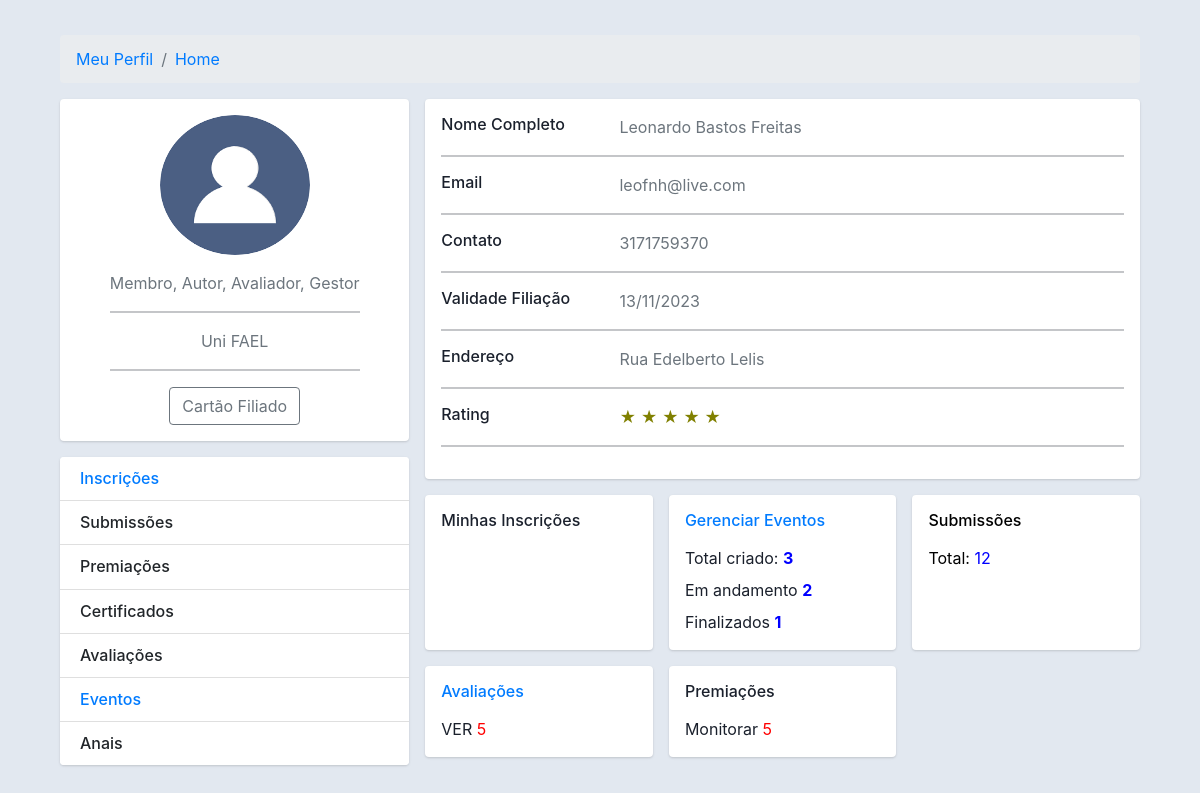
/home/?id=home (signed in), run on an earlier commit of the app's database.
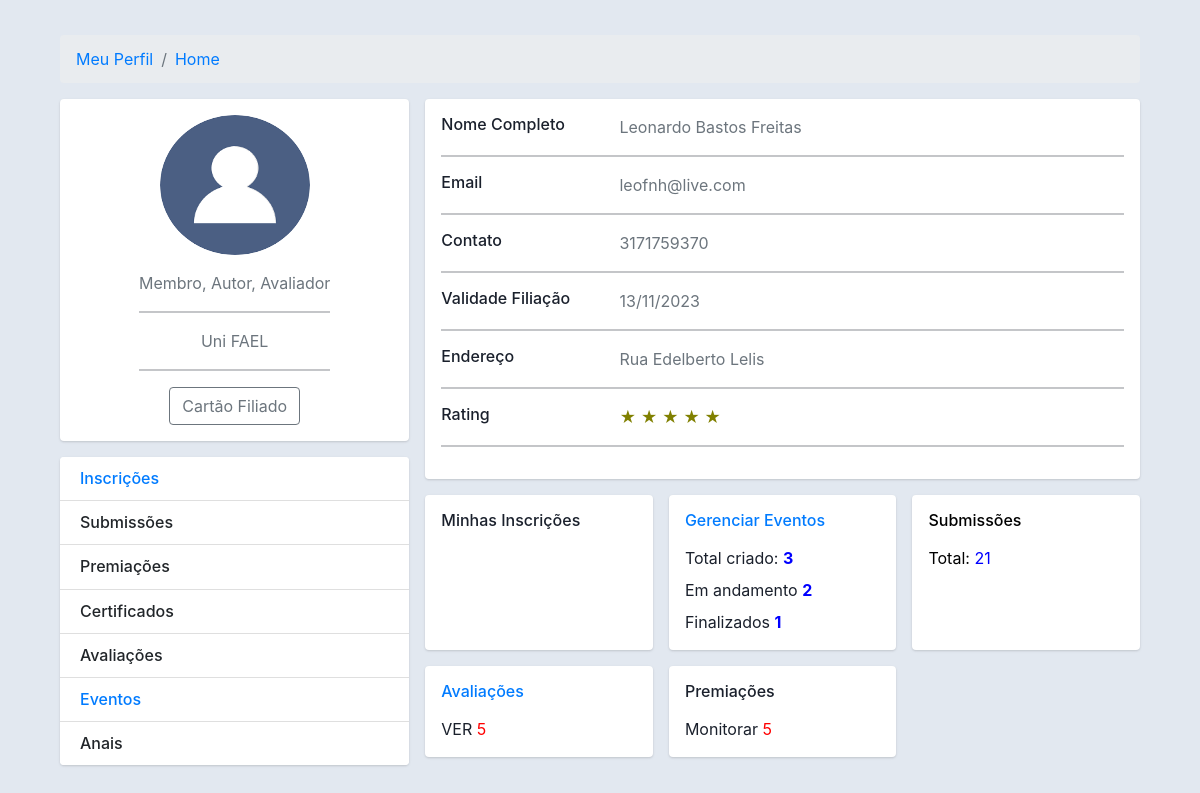
And on a later commit of the database.
### core/models.py (models this page shows)
class Usuariocd(models.Model):
    cpf = models.CharField(max_length=11)
    nome = models.CharField(max_length=300)
    cep = models.CharField(max_length=8)
    nascimento = models.DateField()
    email = models.EmailField()
    endereco = models.CharField(max_length=500)
    cidade = models.CharField(max_length=150)
    bairro = models.CharField(max_length=150)
    pais = models.CharField(max_length=150)
    instituicao = models.CharField(max_length=150)
    cmp = models.CharField(max_length=3)
    categ = models.CharField(max_length=150)
    cinfo = models.CharField(max_length=3)
    gestor_plataforma = models.CharField(max_length=3)
    autor = models.CharField(max_length=3)
    avaliador = models.CharField(max_length=3)
    lider = models.CharField(max_length=3)
    id_usuario = models.BigIntegerField()
    contato = models.BigIntegerField(null=True)
    perfil = models.FileField(upload_to='')

### core/views.py (the view)
# urls.py: path('home/', views.home),
@login_required(login_url='/login/')
def home(request):
    id = request.GET.get('id')
    if id is None: return redirect('/home/?id=home')
    meuid = User.objects.filter(username=request.user)
    for m in meuid:
        mid = m.id
    usuarios = Usuariocd.objects.filter(id_usuario=mid)
    eventos = Evento.objects.all()
    total_eventos = Evento.objects.all().aggregate(sum_total=Count('id'))
    total_eventos_andamento = Evento.objects.filter(status='andamento').aggregate(sum_total=Count('id'))
    total_eventos_finalizado = Evento.objects.filter(status='finalizado').aggregate(sum_total=Count('id'))
    total_submissao = Submissao.objects.filter(status='avaliacao').aggregate(sum_total=Count('id'))
    tainscrito = Inscritos.objects.filter(cpf=mid)
    evento_inscrito = Evento.objects.filter(status='andamento')
    dados = {'usuarios':usuarios,
             'id':id,
             'eventos':eventos,
             'total_eventos':total_eventos,
             'total_eventos_andamento':total_eventos_andamento,
             'total_eventos_finalizado':total_eventos_finalizado,
             'evento_inscrito':evento_inscrito,
             'tainscrito':tainscrito,
             'total_submissao':total_submissao
             }
    return render(request, 'inicial.html', dados)

### templates/inicial.html (shortened to what the changed rows need)
{% load static %}
<!DOCTYPE html>
<html lang="en">
<head>
    <link href={% static "css/styles.css" %} rel="stylesheet" />
    <link href="https://cdn.jsdelivr.net/npm/simple-datatables@latest/dist/style.css" rel="stylesheet" />
    <link href={% static "css/styles.css" %} rel="stylesheet" />
    {% include 'header.html' %}
</head>
<body>
{% if id == 'home' %}
              {% include 'capa.html' %}
            <div class="col-md-8">
              <div class="card mb-3">
                <div class="card-body">
                  <div class="row">
                    <div class="col-sm-3">
                      <h6 class="mb-0">Nome Completo</h6>
                    {% for usuarios in usuarios %}
                    </div>
                    <div class="col-sm-9 text-secondary">
                      {{usuarios.nome}}
                    </div>
                  </div>
                  <hr>
                  <div class="row">
                    <div class="col-sm-3">
                      <h6 class="mb-0">Email</h6>
                    </div>
                    <div class="col-sm-9 text-secondary">
                      {{usuarios.email}}
                    </div>
                  </div>
                  <hr>
                  <div class="row">
                    <div class="col-sm-3">
                      <h6 class="mb-0">Contato</h6>
                    </div>
                    <div class="col-sm-9 text-secondary">
                      {{usuarios.contato}}
                    </div>
                  </div>
                  <hr>
                  <div class="row">
                    <div class="col-sm-3">
                      <h6 class="mb-0">Validade Filiação</h6>
                    </div>
                    <div class="col-sm-9 text-secondary">
                      13/11/2023
                    </div>
                  </div>
                  <hr>
                  <div class="row">
                    <div class="col-sm-3">
                      <h6 class="mb-0">Endereço</h6>
                    </div>
                    <div class="col-sm-9 text-secondary">
                      {{usuarios.endereco}}
                    </div>
                  </div>
                  {% endfor %}
                   <hr>
                  <div class="row">
                    <div class="col-sm-3">
                      <h6 class="mb-0">Rating</h6>
                    </div>
                    <div class="col-sm-9 text-secondary">
                     <font  style="color:#808000;">&#9733;	&#9733;	&#9733;	&#9733;	&#9733;</font>
                     </div>
                  </div>
                    <hr>
                </div>
              </div>
              <div class="row gutters-sm">
                <div class="col-sm-4 mb-3">
                  <div class="card h-100">
                    <div class="card-body">
                      <h6 class="d-flex align-items-center mb-3">
                          Minhas Inscrições
                      </h6>
                    </div>
                  </div>
                </div>
                <div class="col-sm-4 mb-3">
                  <div class="card h-100">
                    <div class="card-body">
                     <a href="/gerenciarevento/" style="text-decoration:none;">
                         <h6 class="d-flex align-items-center mb-3">
                             Gerenciar Eventos
                         </h6>
                     </a>
                      <div class="mt-2 align-items-center">
                        Total criado: <font color="blue"><b>{{total_eventos.sum_total}}</b></font>
                      </div>
                      <div class="mt-2">
                        Em andamento <font color="blue"><b>{{total_eventos_andamento.sum_total}}</b></font>
                      </div>
                      <div class="mt-2">
                        Finalizados <font color="blue"><b>{{total_eventos_finalizado.sum_total}}</b></font>
                      </div>
                    </div>
                  </div>
                </div>
                <div class="col-sm-4 mb-3">
                  <div class="card h-100">
                    <div class="card-body">
                      <h6
                              class="d-flex align-items-center mb-3">
                          <a href="/submetidos/"
                          style="text-decoration:none;color:black;">
                          Submissões
                          </a>
                      </h6>
                      <div class="mt-2">
                        <div style="color:blue;"><font color="black">Total:</font> {{total_submissao.sum_total}}</div>
                      </div>
                    </div>
                  </div>
                </div>
                <div class="col-sm-4 mb-3">
                  <div class="card h-100">
                    <div class="card-body">
                      <h6 class="d-flex align-items-center mb-3">
                          <a href="/avaliados/"
                             style="text-decoration:none;">
                              Avaliações
                          </a>
                      </h6>
                      <div class="mt-2">
                       VER <font color="red">5</font>
                      </div>
                    </div>
                  </div>
                </div>
                <div class="col-sm-4 mb-3">
                  <div class="card h-100">
                    <div class="card-body">
                      <h6 class="d-flex align-items-center mb-3">Premiações</h6>
                      <div class="mt-2">
                       Monitorar <font color="red">5</font>
                      </div>
                    </div>
                  </div>
                </div>
              </div>
            {% elif id == 'novasubmissao' %}
              {% include 'submissao.html' %}
          {% endif %}
            </div>
          </div>
        </div>
    </div>
</body>
</html>

### templates/capa.html
{% block content %}
<div class="container">
    <div class="main-body">
          <nav aria-label="breadcrumb" class="main-breadcrumb">
            <ol class="breadcrumb">
              <li class="breadcrumb-item"><a href="/meuperfil/">Meu Perfil</a></li>
              <li class="breadcrumb-item"><a href="/home/">Home</a></li>
            </ol>
          </nav>
          <div class="row gutters-sm">
            <div class="col-md-4 mb-3">
              <div class="card">
                <div class="card-body">
                  <div class="d-flex flex-column align-items-center text-center">
                    {% for usuarios in usuarios %}
                    <img src="/media/{{usuarios.perfil}}" alt="Admin" class="rounded-circle" width="150" height="140">
                    {% endfor %}
                    <div class="mt-3">
                      <p class="text-secondary mb-1">
                        Membro{% for usuarios in usuarios %}{% if usuarios.autor == 'sim' %}, Autor{% endif %}{% if usuarios.avaliador == 'sim' %}, Avaliador{% endif %}{% if usuarios.gestor_plataforma == 'sim' %}, Gestor {% endif %}
                        {% endfor %}
                      </p>
                      <hr>
                      <p class="text-muted font-size-sm">{% for usuarios in usuarios %}
                      {{usuarios.instituicao}}
                      {% endfor %}</p>
                      <hr>
                      <button class="btn btn-outline-secondary">Cartão Filiado</button>
                    </div>
                  </div>
                </div>
              </div>
              <div class="card mt-3">
                <ul class="list-group list-group-flush">
                  <li class="list-group-item d-flex justify-content-between align-items-center flex-wrap">
                    <h6 class="mb-0 "><a href="/inscrever/"
                                         style="text-decoration:none;">
                                          Inscrições
                                      </a>
                    </h6>
                  </li>
                  <li class="list-group-item d-flex justify-content-between align-items-center flex-wrap">
                    <h6 class="mb-0">Submissões</h6>
                  </li>
                  <li class="list-group-item d-flex justify-content-between align-items-center flex-wrap">
                    <h6 class="mb-0">Premiações</h6>
                  </li>
                  <li class="list-group-item d-flex justify-content-between align-items-center flex-wrap">
                    <h6 class="mb-0">Certificados</h6>
                  </li>
                  <li class="list-group-item d-flex justify-content-between align-items-center flex-wrap">
                    <h6 class="mb-0">Avaliações</h6>
                  </li>
                  <li class="list-group-item d-flex justify-content-between align-items-center flex-wrap">
                   <a href="/home/?id=evento" style="text-decoration:none;"><h6 class="mb-0">Eventos</h6></a>
                  </li>
                  <li class="list-group-item d-flex justify-content-between align-items-center flex-wrap">
                    <h6 class="mb-0">Anais</h6>
                  </li>
                </ul>
              </div>
            </div>
{% endblock %}

What changed in the data, as far as the page shows it:
changed Usuariocd "Uni FAEL": no longer shows ", Gestor"
Also different on the page:
{{ total_submissao.sum_total }}: "12" → "21"
